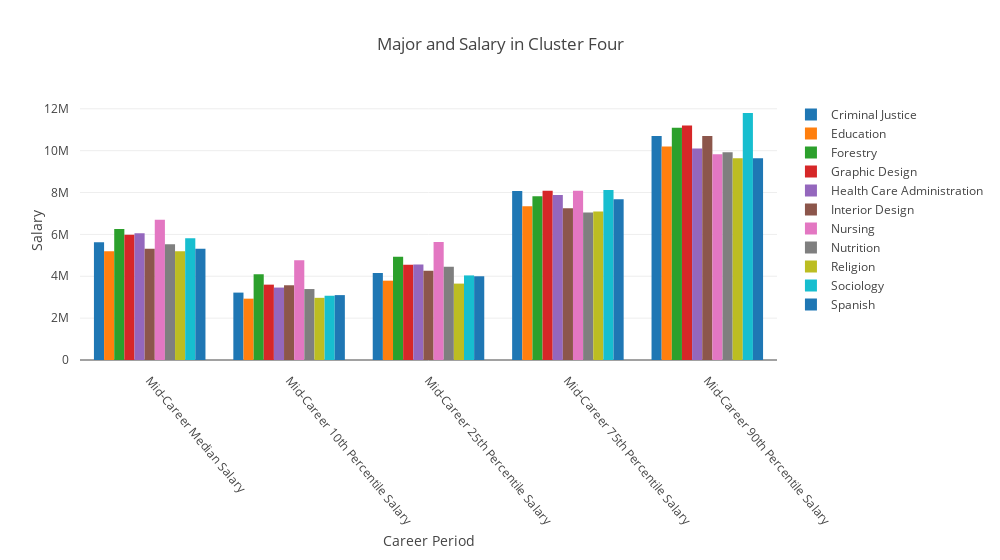

Source (notebook cell):
### Code cell
cluster_four = cluster_four[['Undergraduate Major', 'Mid-Career Median Salary', 'Mid-Career 10th Percentile Salary', 'Mid-Career 25th Percentile Salary', 'Mid-Career 75th Percentile Salary', 'Mid-Career 90th Percentile Salary']]
tidy = (
    cluster_four.set_index('Undergraduate Major')
      .stack()
      .reset_index()
      .rename(columns={'level_1': 'Variable', 0: 'Value'})
)


cluster_four_trace_list = []

for label, label_df in tidy.groupby('Undergraduate Major'):
    cluster_four_trace_list.append(
        go.Bar(
            x=label_df.Variable,
            y=label_df.Value,
            name=label
        )
    )

layout = go.Layout(
    barmode='group',
    title='Major and Salary in Cluster Four',
    xaxis = dict(title = 'Career Period', tickangle = 50),
    yaxis = dict(title = 'Salary'),
    width=800,
    margin=go.layout.Margin(
            b=200,
            t=100,
            pad=10
        ),
)
fig = go.Figure(data= cluster_four_trace_list, layout=layout)
py.offline.iplot(fig)

### Figure 1 — Plotly figure (JSON) as saved in the notebook; plotly's stock layout.template omitted (floating-point values rounded to 4 significant figures)
{"data": [{"name": "Criminal Justice", "type": "bar", "uid": "aa5d0f61-63a2-4d63-8397-486145ec14f4", "x": ["Mid-Career Median Salary", "Mid-Career 10th Percentile Salary", "Mid-Career 25th Percentile Salary", "Mid-Career 75th Percentile Salary", "Mid-Career 90th Percentile Salary"], "y": [5630000, 3220000, 4160000, 8070000, 10700000]}, {"name": "Education", "type": "bar", "uid": "692a0db8-5d7f-4372-b047-351254820465", "x": ["Mid-Career Median Salary", "Mid-Career 10th Percentile Salary", "Mid-Career 25th Percentile Salary", "Mid-Career 75th Percentile Salary", "Mid-Career 90th Percentile Salary"], "y": [5200000, 2930000, 3790000, 7340000, 10200000]}, {"name": "Forestry", "type": "bar", "uid": "14e12201-127a-43de-8ee9-918870065f62", "x": ["Mid-Career Median Salary", "Mid-Career 10th Percentile Salary", "Mid-Career 25th Percentile Salary", "Mid-Career 75th Percentile Salary", "Mid-Career 90th Percentile Salary"], "y": [6260000, 4100000, 4930000, 7820000, 11100000]}, {"name": "Graphic Design", "type": "bar", "uid": "150b13cf-6ef7-4663-9e5d-734bfd0cb481", "x": ["Mid-Career Median Salary", "Mid-Career 10th Percentile Salary", "Mid-Career 25th Percentile Salary", "Mid-Career 75th Percentile Salary", "Mid-Career 90th Percentile Salary"], "y": [5980000, 3600000, 4550000, 8080000, 11200000]}, {"name": "Health Care Administration", "type": "bar", "uid": "9c702272-cb13-4eef-9e52-321f2c55139e", "x": ["Mid-Career Median Salary", "Mid-Career 10th Percentile Salary", "Mid-Career 25th Percentile Salary", "Mid-Career 75th Percentile Salary", "Mid-Career 90th Percentile Salary"], "y": [6060000, 3460000, 4560000, 7880000, 10100000]}, {"name": "Interior Design", "type": "bar", "uid": "69790e40-1bf4-4d91-a567-8a425ec99e88", "x": ["Mid-Career Median Salary", "Mid-Career 10th Percentile Salary", "Mid-Career 25th Percentile Salary", "Mid-Career 75th Percentile Salary", "Mid-Career 90th Percentile Salary"], "y": [5320000, 3570000, 4260000, 7250000, 10700000]}, {"name": "Nursing", "type": "bar", "uid": "df4456e6-d22f-4869-9caa-a6ac5e6e6987", "x": ["Mid-Career Median Salary", "Mid-Career 10th Percentile Salary", "Mid-Career 25th Percentile Salary", "Mid-Career 75th Percentile Salary", "Mid-Career 90th Percentile Salary"], "y": [6700000, 4760000, 5640000, 8090000, 9830000]}, {"name": "Nutrition", "type": "bar", "uid": "d0d36228-8e6b-4119-9084-59f1c4565b79", "x": ["Mid-Career Median Salary", "Mid-Career 10th Percentile Salary", "Mid-Career 25th Percentile Salary", "Mid-Career 75th Percentile Salary", "Mid-Career 90th Percentile Salary"], "y": [5530000, 3390000, 4450000, 7050000, 9920000]}, {"name": "Religion", "type": "bar", "uid": "dd7b247f-c58c-4cb7-9487-5570d966a682", "x": ["Mid-Career Median Salary", "Mid-Career 10th Percentile Salary", "Mid-Career 25th Percentile Salary", "Mid-Career 75th Percentile Salary", "Mid-Career 90th Percentile Salary"], "y": [5200000, 2970000, 3650000, 7090000, 9640000]}, {"name": "Sociology", "type": "bar", "uid": "92e14a54-b891-40f2-816f-b65cde1dd9de", "x": ["Mid-Career Median Salary", "Mid-Career 10th Percentile Salary", "Mid-Career 25th Percentile Salary", "Mid-Career 75th Percentile Salary", "Mid-Career 90th Percentile Salary"], "y": [5820000, 3070000, 4040000, 8120000, 11800000]}, {"name": "Spanish", "type": "bar", "uid": "b4d7718b-ba01-4b80-a427-4fd3f21ff7ff", "x": ["Mid-Career Median Salary", "Mid-Career 10th Percentile Salary", "Mid-Career 25th Percentile Salary", "Mid-Career 75th Percentile Salary", "Mid-Career 90th Percentile Salary"], "y": [5310000, 3100000, 4000000, 7680000, 9640000]}], "layout": {"barmode": "group", "margin": {"b": 200, "pad": 10, "t": 100}, "title": "Major and Salary in Cluster Four", "width": 1000, "xaxis": {"tickangle": 50, "title": "Career Period"}, "yaxis": {"title": "Salary"}}}
